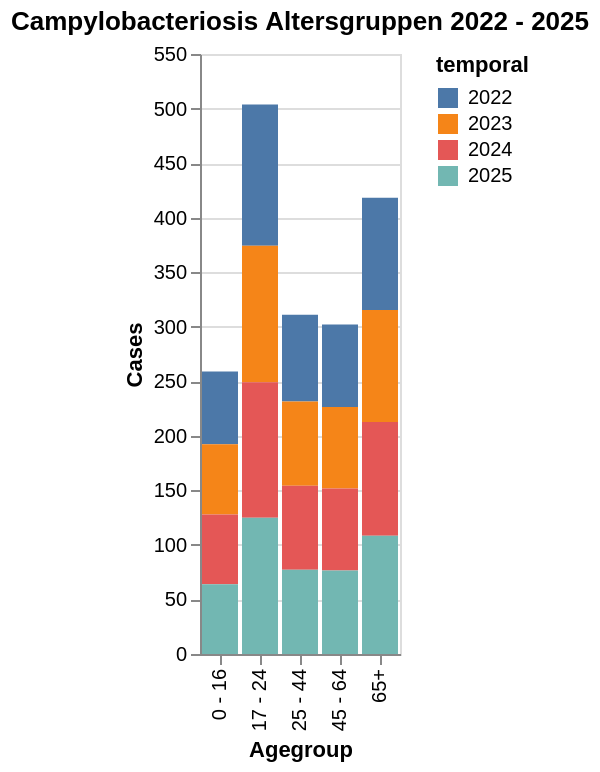

Source (notebook cell):
### Markdown cell above
* im Sommer am Höchsten¨
* im Winter tiefer
* steigende Zahlen in den letzten Jahren

### Code cell
bar_age = alt.Chart(data_med).mark_bar().encode(
    x=alt.X("agegroup", title="Agegroup"),
    y=alt.Y("incValue", title="Cases"),
    color=alt.Color("temporal")
).properties(
    title="Campylobacteriosis Altersgruppen 2022 - 2025"
)

bar_age

### Figure 1 — Vega-Lite specification as saved in the notebook (floating-point values rounded to 4 significant figures)
{"config": {"view": {"continuousWidth": 300, "continuousHeight": 300}}, "data": {"name": "data-c28bf1910ef3a10fca9e39c770929a2c"}, "mark": {"type": "bar"}, "encoding": {"color": {"field": "temporal", "type": "nominal"}, "x": {"field": "agegroup", "title": "Agegroup", "type": "nominal"}, "y": {"field": "incValue", "title": "Cases", "type": "quantitative"}}, "title": "Campylobacteriosis Altersgruppen 2022 - 2025", "$schema": "https://vega.github.io/schema/vega-lite/v6.1.0.json", "datasets": {"data-c28bf1910ef3a10fca9e39c770929a2c": [{"valueCategory": "cases_10y_mean", "temporal": "2022", "temporal_type": "year", "georegion": "CHFL", "georegion_type": "CHFL", "agegroup": "0 - 16", "agegroup_type": "agegroup_food", "sex": "all", "value": null, "pop": null, "incValue": 66.68, "valueYearCumSum": null, "valueMean3y": null, "trend": NaN, "prct": null, "deltaValue": null, "deltaIncValue": null, "incValuePrctChange": null, "valueMean5y": null, "dataComplete": true}, {"valueCategory": "cases_10y_mean", "temporal": "2022", "temporal_type": "year", "georegion": "CHFL", "georegion_type": "CHFL", "agegroup": "17 - 24", "agegroup_type": "agegroup_food", "sex": "all", "value": null, "pop": null, "incValue": 129.4, "valueYearCumSum": null, "valueMean3y": null, "trend": NaN, "prct": null, "deltaValue": null, "deltaIncValue": null, "incValuePrctChange": null, "valueMean5y": null, "dataComplete": true}, {"valueCategory": "cases_10y_mean", "temporal": "2022", "temporal_type": "year", "georegion": "CHFL", "georegion_type": "CHFL", "agegroup": "25 - 44", "agegroup_type": "agegroup_food", "sex": "all", "value": null, "pop": null, "incValue": 79.53, "valueYearCumSum": null, "valueMean3y": null, "trend": NaN, "prct": null, "deltaValue": null, "deltaIncValue": null, "incValuePrctChange": null, "valueMean5y": null, "dataComplete": true}, {"valueCategory": "cases_10y_mean", "temporal": "2022", "temporal_type": "year", "georegion": "CHFL", "georegion_type": "CHFL", "agegroup": "45 - 64", "agegroup_type": "agegroup_food", "sex": "all", "value": null, "pop": null, "incValue": 75.56, "valueYearCumSum": null, "valueMean3y": null, "trend": NaN, "prct": null, "deltaValue": null, "deltaIncValue": null, "incValuePrctChange": null, "valueMean5y": null, "dataComplete": true}, {"valueCategory": "cases_10y_mean", "temporal": "2022", "temporal_type": "year", "georegion": "CHFL", "georegion_type": "CHFL", "agegroup": "65+", "agegroup_type": "agegroup_food", "sex": "all", "value": null, "pop": null, "incValue": 102.8, "valueYearCumSum": null, "valueMean3y": null, "trend": NaN, "prct": null, "deltaValue": null, "deltaIncValue": null, "incValuePrctChange": null, "valueMean5y": null, "dataComplete": true}, {"valueCategory": "cases_10y_mean", "temporal": "2022", "temporal_type": "year", "georegion": "CHFL", "georegion_type": "CHFL", "agegroup": "unknown", "agegroup_type": "agegroup_food", "sex": "all", "value": null, "pop": null, "incValue": null, "valueYearCumSum": null, "valueMean3y": null, "trend": NaN, "prct": null, "deltaValue": null, "deltaIncValue": null, "incValuePrctChange": null, "valueMean5y": null, "dataComplete": true}, {"valueCategory": "cases_10y_mean", "temporal": "2023", "temporal_type": "year", "georegion": "CHFL", "georegion_type": "CHFL", "agegroup": "0 - 16", "agegroup_type": "agegroup_food", "sex": "all", "value": null, "pop": null, "incValue": 64.56, "valueYearCumSum": null, "valueMean3y": null, "trend": NaN, "prct": null, "deltaValue": null, "deltaIncValue": null, "incValuePrctChange": null, "valueMean5y": null, "dataComplete": true}, {"valueCategory": "cases_10y_mean", "temporal": "2023", "temporal_type": "year", "georegion": "CHFL", "georegion_type": "CHFL", "agegroup": "17 - 24", "agegroup_type": "agegroup_food", "sex": "all", "value": null, "pop": null, "incValue": 125.2, "valueYearCumSum": null, "valueMean3y": null, "trend": NaN, "prct": null, "deltaValue": null, "deltaIncValue": null, "incValuePrctChange": null, "valueMean5y": null, "dataComplete": true}, {"valueCategory": "cases_10y_mean", "temporal": "2023", "temporal_type": "year", "georegion": "CHFL", "georegion_type": "CHFL", "agegroup": "25 - 44", "agegroup_type": "agegroup_food", "sex": "all", "value": null, "pop": null, "incValue": 77.21, "valueYearCumSum": null, "valueMean3y": null, "trend": NaN, "prct": null, "deltaValue": null, "deltaIncValue": null, "incValuePrctChange": null, "valueMean5y": null, "dataComplete": true}, {"valueCategory": "cases_10y_mean", "temporal": "2023", "temporal_type": "year", "georegion": "CHFL", "georegion_type": "CHFL", "agegroup": "45 - 64", "agegroup_type": "agegroup_food", "sex": "all", "value": null, "pop": null, "incValue": 74.7, "valueYearCumSum": null, "valueMean3y": null, "trend": NaN, "prct": null, "deltaValue": null, "deltaIncValue": null, "incValuePrctChange": null, "valueMean5y": null, "dataComplete": true}, {"valueCategory": "cases_10y_mean", "temporal": "2023", "temporal_type": "year", "georegion": "CHFL", "georegion_type": "CHFL", "agegroup": "65+", "agegroup_type": "agegroup_food", "sex": "all", "value": null, "pop": null, "incValue": 102.7, "valueYearCumSum": null, "valueMean3y": null, "trend": NaN, "prct": null, "deltaValue": null, "deltaIncValue": null, "incValuePrctChange": null, "valueMean5y": null, "dataComplete": true}, {"valueCategory": "cases_10y_mean", "temporal": "2023", "temporal_type": "year", "georegion": "CHFL", "georegion_type": "CHFL", "agegroup": "unknown", "agegroup_type": "agegroup_food", "sex": "all", "value": null, "pop": null, "incValue": null, "valueYearCumSum": null, "valueMean3y": null, "trend": NaN, "prct": null, "deltaValue": null, "deltaIncValue": null, "incValuePrctChange": null, "valueMean5y": null, "dataComplete": true}, {"valueCategory": "cases_10y_mean", "temporal": "2024", "temporal_type": "year", "georegion": "CHFL", "georegion_type": "CHFL", "agegroup": "0 - 16", "agegroup_type": "agegroup_food", "sex": "all", "value": null, "pop": null, "incValue": 63.84, "valueYearCumSum": null, "valueMean3y": null, "trend": NaN, "prct": null, "deltaValue": null, "deltaIncValue": null, "incValuePrctChange": null, "valueMean5y": null, "dataComplete": true}, {"valueCategory": "cases_10y_mean", "temporal": "2024", "temporal_type": "year", "georegion": "CHFL", "georegion_type": "CHFL", "agegroup": "17 - 24", "agegroup_type": "agegroup_food", "sex": "all", "value": null, "pop": null, "incValue": 124.1, "valueYearCumSum": null, "valueMean3y": null, "trend": NaN, "prct": null, "deltaValue": null, "deltaIncValue": null, "incValuePrctChange": null, "valueMean5y": null, "dataComplete": true}, {"valueCategory": "cases_10y_mean", "temporal": "2024", "temporal_type": "year", "georegion": "CHFL", "georegion_type": "CHFL", "agegroup": "25 - 44", "agegroup_type": "agegroup_food", "sex": "all", "value": null, "pop": null, "incValue": 76.86, "valueYearCumSum": null, "valueMean3y": null, "trend": NaN, "prct": null, "deltaValue": null, "deltaIncValue": null, "incValuePrctChange": null, "valueMean5y": null, "dataComplete": true}, {"valueCategory": "cases_10y_mean", "temporal": "2024", "temporal_type": "year", "georegion": "CHFL", "georegion_type": "CHFL", "agegroup": "45 - 64", "agegroup_type": "agegroup_food", "sex": "all", "value": null, "pop": null, "incValue": 75.16, "valueYearCumSum": null, "valueMean3y": null, "trend": NaN, "prct": null, "deltaValue": null, "deltaIncValue": null, "incValuePrctChange": null, "valueMean5y": null, "dataComplete": true}, {"valueCategory": "cases_10y_mean", "temporal": "2024", "temporal_type": "year", "georegion": "CHFL", "georegion_type": "CHFL", "agegroup": "65+", "agegroup_type": "agegroup_food", "sex": "all", "value": null, "pop": null, "incValue": 104.3, "valueYearCumSum": null, "valueMean3y": null, "trend": NaN, "prct": null, "deltaValue": null, "deltaIncValue": null, "incValuePrctChange": null, "valueMean5y": null, "dataComplete": true}, {"valueCategory": "cases_10y_mean", "temporal": "2024", "temporal_type": "year", "georegion": "CHFL", "georegion_type": "CHFL", "agegroup": "unknown", "agegroup_type": "agegroup_food", "sex": "all", "value": null, "pop": null, "incValue": null, "valueYearCumSum": null, "valueMean3y": null, "trend": NaN, "prct": null, "deltaValue": null, "deltaIncValue": null, "incValuePrctChange": null, "valueMean5y": null, "dataComplete": true}, {"valueCategory": "cases_10y_mean", "temporal": "2025", "temporal_type": "year", "georegion": "CHFL", "georegion_type": "CHFL", "agegroup": "0 - 16", "agegroup_type": "agegroup_food", "sex": "all", "value": null, "pop": null, "incValue": 63.93, "valueYearCumSum": null, "valueMean3y": null, "trend": NaN, "prct": null, "deltaValue": null, "deltaIncValue": null, "incValuePrctChange": null, "valueMean5y": null, "dataComplete": true}, {"valueCategory": "cases_10y_mean", "temporal": "2025", "temporal_type": "year", "georegion": "CHFL", "georegion_type": "CHFL", "agegroup": "17 - 24", "agegroup_type": "agegroup_food", "sex": "all", "value": null, "pop": null, "incValue": 124.9, "valueYearCumSum": null, "valueMean3y": null, "trend": NaN, "prct": null, "deltaValue": null, "deltaIncValue": null, "incValuePrctChange": null, "valueMean5y": null, "dataComplete": true}, {"valueCategory": "cases_10y_mean", "temporal": "2025", "temporal_type": "year", "georegion": "CHFL", "georegion_type": "CHFL", "agegroup": "25 - 44", "agegroup_type": "agegroup_food", "sex": "all", "value": null, "pop": null, "incValue": 77.3, "valueYearCumSum": null, "valueMean3y": null, "trend": NaN, "prct": null, "deltaValue": null, "deltaIncValue": null, "incValuePrctChange": null, "valueMean5y": null, "dataComplete": true}, {"valueCategory": "cases_10y_mean", "temporal": "2025", "temporal_type": "year", "georegion": "CHFL", "georegion_type": "CHFL", "agegroup": "45 - 64", "agegroup_type": "agegroup_food", "sex": "all", "value": null, "pop": null, "incValue": 76.64, "valueYearCumSum": null, "valueMean3y": null, "trend": NaN, "prct": null, "deltaValue": null, "deltaIncValue": null, "incValuePrctChange": null, "valueMean5y": null, "dataComplete": true}, {"valueCategory": "cases_10y_mean", "temporal": "2025", "temporal_type": "year", "georegion": "CHFL", "georegion_type": "CHFL", "agegroup": "65+", "agegroup_type": "agegroup_food", "sex": "all", "value": null, "pop": null, "incValue": 108.5, "valueYearCumSum": null, "valueMean3y": null, "trend": NaN, "prct": null, "deltaValue": null, "deltaIncValue": null, "incValuePrctChange": null, "valueMean5y": null, "dataComplete": true}, {"valueCategory": "cases_10y_mean", "temporal": "2025", "temporal_type": "year", "georegion": "CHFL", "georegion_type": "CHFL", "agegroup": "unknown", "agegroup_type": "agegroup_food", "sex": "all", "value": null, "pop": null, "incValue": null, "valueYearCumSum": null, "valueMean3y": null, "trend": NaN, "prct": null, "deltaValue": null, "deltaIncValue": null, "incValuePrctChange": null, "valueMean5y": null, "dataComplete": true}]}}
